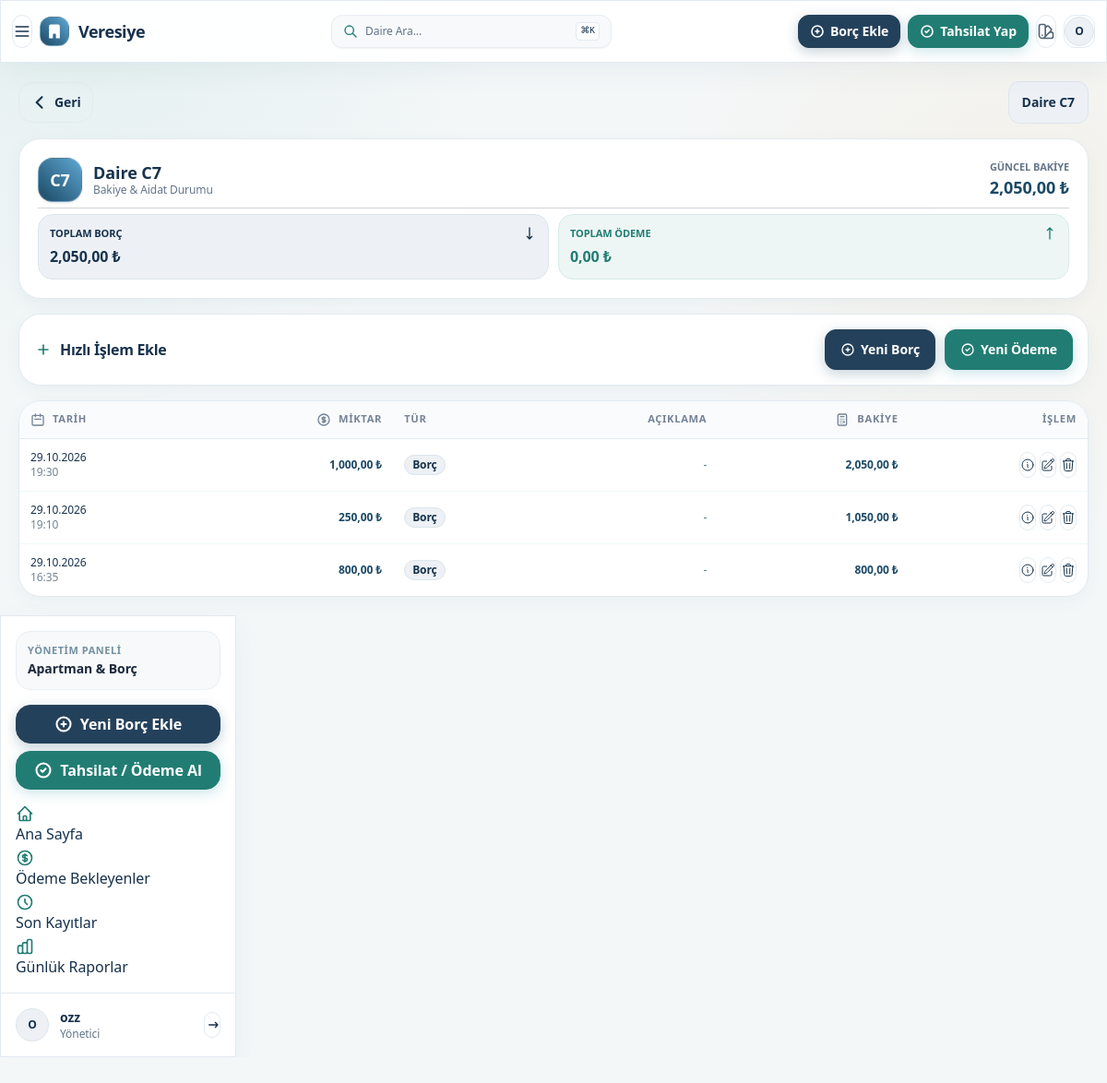
Page /apartment/C7/ (signed in) on the earlier database version.
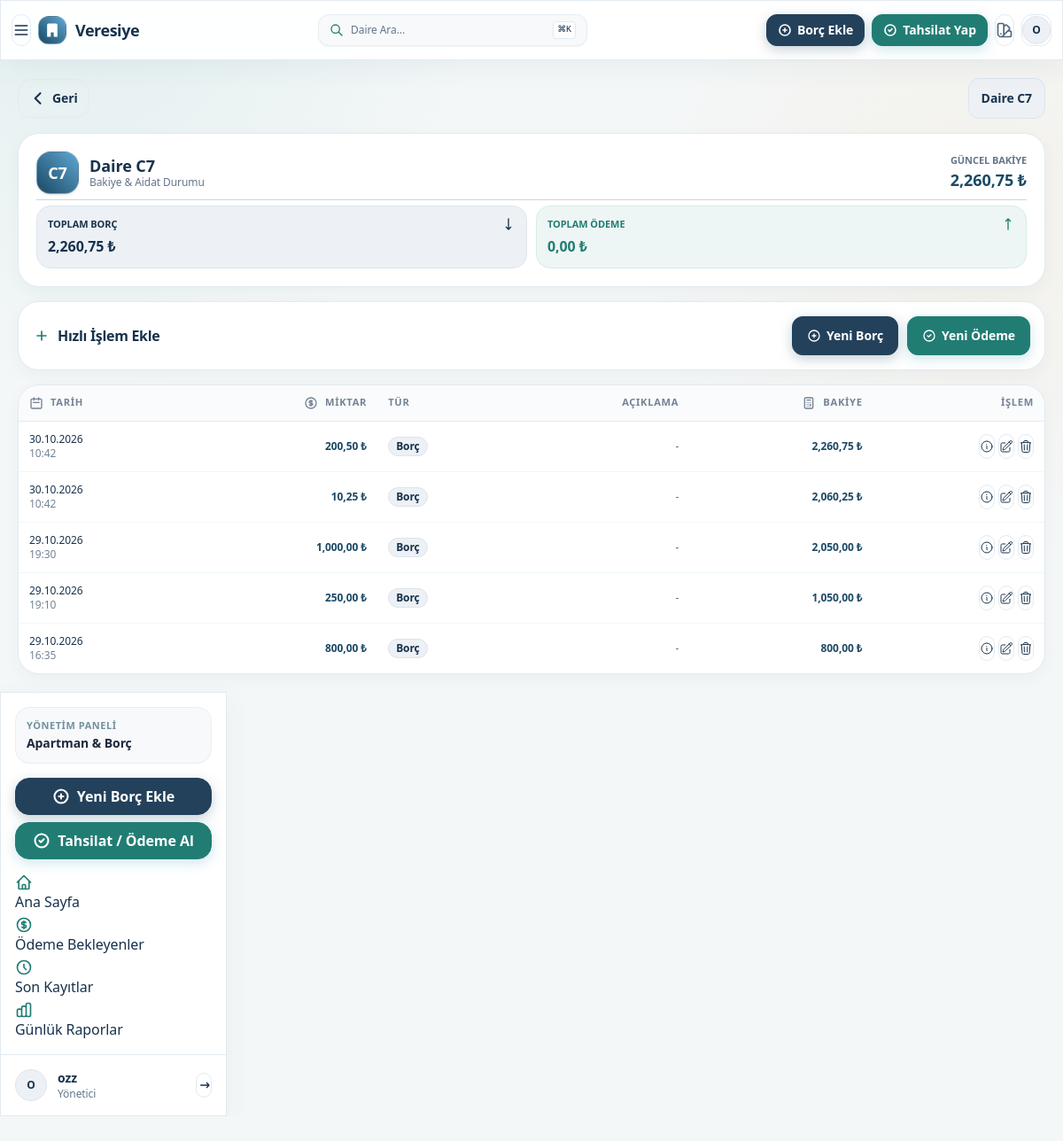
Same page on the later database version.
### main/models.py (models this page shows, shortened)
class Apartment(models.Model):
    number = models.CharField(max_length=3)
    name = models.CharField(max_length=100, blank=True, null=True)
    phone = models.CharField(max_length=20, blank=True, null=True)

class Transaction(models.Model):
    apartment = models.ForeignKey(Apartment, on_delete=models.CASCADE, related_name='transactions')
    amount = models.DecimalField(max_digits=10, decimal_places=2)
    is_debt = models.BooleanField(default=False)
    payment_method = models.CharField(max_length=50, blank=True, null=True)
    description = models.TextField(blank=True, null=True)
    date = models.DateTimeField(auto_now_add=True)
    active = models.BooleanField(default=True, blank=True, null=True)
    updated_at = models.DateTimeField(auto_now=True)
    created_by_name = models.ForeignKey(User, on_delete=models.SET_NULL, null=True, related_name='created_transactions')
    updated_by_name = models.ForeignKey(User, on_delete=models.SET_NULL, null=True, related_name='updated_transactions')
    class Meta:
        indexes = [
            models.Index(fields=['apartment', 'active', '-date']),
            models.Index(fields=['is_debt', 'active']),
            models.Index(fields=['-updated_at']),
        ]

### main/views.py (the view)
# urls.py: path('apartment/<str:apartment_number>/', views.apartment_detail, name='apartment_detail'),
@login_required
def apartment_detail(request, apartment_number):
    apartment = Apartment.objects.filter(number=apartment_number).first()
    if not apartment:
        apartment = Apartment.objects.create(number=apartment_number)
    transactions = list(Transaction.objects.filter(apartment=apartment, active=True).order_by('-date'))
    total_debt, total_payment, total_balance = get_apartment_totals(apartment)
    apartment.total_debt = total_debt
    apartment.total_payment = total_payment
    apartment.total_balance = total_balance
    running_balance = total_balance
    for transaction in transactions:
        transaction.running_balance = running_balance
        if transaction.is_debt:
            running_balance -= transaction.amount
        else:
            running_balance += transaction.amount
    context = {
        'apartment': apartment,
        'transactions': transactions,
    }
    return render(request, 'apartment_detail.html', context)

### main/views.py (called while the page is built)
def get_apartment_totals(apartment):
    totals = apartment.transactions.filter(active=True).aggregate(
        debt=Coalesce(Sum('amount', filter=Q(is_debt=True)), Value(0, output_field=DecimalField())),
        payment=Coalesce(Sum('amount', filter=Q(is_debt=False)), Value(0, output_field=DecimalField()))
    )
    total_debt = totals['debt']
    total_payment = totals['payment']
    total_balance = total_debt - total_payment
    return total_debt, total_payment, total_balance

### main/templates/apartment_detail.html (shortened to what this page needs)
{% extends "base.html" %}
{% block content %}
<div class="ui-max-w-7xl ui-mx-auto ui-space-y-4 ui-sm-space-y-6">
    <div class="ui-flex ui-items-center ui-justify-between ui-gap-2">
        <button onclick="window.history.length > 1 ? window.history.back() : window.location.href='/'"
                class="btn btn-ghost btn-sm ui-sm-btn-md ui-gap-1-5 ui-px-3 ui-rounded-2xl app-touch-active ui-text-1b4965">
            <svg xmlns="http://www.w3.org/2000/svg" class="ui-h-5 ui-w-5" fill="none" viewBox="0 0 24 24" stroke="currentColor">
                <path stroke-linecap="round" stroke-linejoin="round" stroke-width="2.5" d="M15 19l-7-7 7-7" />
            </svg>
            <span class="ui-font-bold ui-text-sm">Geri</span>
        </button>
        <div class="ui-flex ui-items-center ui-gap-2">
            <span class="badge badge-debt ui-font-black ui-px-3-5 ui-py-3 ui-text-sm ui-rounded-xl">
                Daire {{ apartment.number }}
            </span>
        </div>
    </div>
    <div id="total_stat" class="ui-w-full">{% include "partials/total.html" %}</div>
    <div class="glass-card ui-rounded-3xl ui-border ui-border-62b6cb-20 ui-shadow-xs">
        <div class="card-body ui-p-3-5 ui-sm-p-4">
            <div class="ui-flex ui-flex-col ui-sm-flex-row ui-items-stretch ui-sm-items-center ui-justify-between ui-gap-3">
                <h2 class="card-title ui-text-base ui-sm-text-lg ui-font-bold ui-flex ui-items-center ui-gap-2 ui-text-1b4965">
                    <svg xmlns="http://www.w3.org/2000/svg" class="ui-h-5 ui-w-5 ui-text-3c9cb5" fill="none" viewBox="0 0 24 24" stroke="currentColor">
                        <path stroke-linecap="round" stroke-linejoin="round" stroke-width="2" d="M12 6v6m0 0v6m0-6h6m-6 0H6" />
                    </svg>
                    Hızlı İşlem Ekle
                </h2>
                <div class="ui-grid ui-grid-cols-2 ui-gap-2-5 ui-sm-flex ui-sm-items-center">
                    <button class="btn btn-debt btn-sm ui-sm-btn-md ui-gap-1-5 ui-rounded-xl ui-shadow-xs app-touch-active ui-flex-1 ui-sm-flex-initial"
                        hx-get="{% url 'main:htmx_transaction_create' apartment_number=apartment.number transaction_type='debt' %}"
                        hx-target="body"
                        hx-swap="beforeend">
                        <svg xmlns="http://www.w3.org/2000/svg" class="ui-h-4 ui-w-4 ui-sm-h-5 ui-sm-w-5" fill="none" viewBox="0 0 24 24" stroke="currentColor">
                            <path stroke-linecap="round" stroke-linejoin="round" stroke-width="2" d="M12 9v3m0 0v3m0-3h3m-3 0H9m12 0a9 9 0 11-18 0 9 9 0 0118 0z" />
                        </svg>
                        <span>Yeni Borç</span>
                    </button>
                    <button class="btn btn-payment btn-sm ui-sm-btn-md ui-gap-1-5 ui-rounded-xl ui-shadow-xs app-touch-active ui-flex-1 ui-sm-flex-initial"
                        hx-get="{% url 'main:htmx_transaction_create' apartment_number=apartment.number transaction_type='payment' %}"
                        hx-target="body"
                        hx-swap="beforeend">
                        <svg xmlns="http://www.w3.org/2000/svg" class="ui-h-4 ui-w-4 ui-sm-h-5 ui-sm-w-5" fill="none" viewBox="0 0 24 24" stroke="currentColor">
                            <path stroke-linecap="round" stroke-linejoin="round" stroke-width="2" d="M9 12l2 2 4-4m6 2a9 9 0 11-18 0 9 9 0 0118 0z" />
                        </svg>
                        <span>Yeni Ödeme</span>
                    </button>
                </div>
            </div>
        </div>
    </div>
    <div id="transaction_table">{% include "partials/transaction_table.html" %}</div>
</div>
{% endblock content %}

### main/templates/partials/total.html
{% load humanize %}
<div class="glass-card ui-rounded-3xl ui-border ui-border-62b6cb-20 ui-shadow-sm ui-overflow-hidden">
    <div class="card-body ui-p-3-5 ui-sm-p-5">
        <div class="ui-flex ui-items-center ui-justify-between">
            <div class="ui-flex ui-items-center ui-gap-3">
                <div class="ui-w-12 ui-h-12 ui-rounded-2xl ui-bg-gradient-to-tr ui-from-1b4965 ui-to-5fa8d3 ui-text-white ui-flex ui-items-center ui-justify-center ui-font-black ui-text-lg ui-shadow-sm ui-border ui-border-white-20">
                    {{ apartment.number }}
                </div>
                <div>
                    <h2 class="ui-text-lg ui-sm-text-xl ui-font-black ui-text-1b4965 ui-leading-tight">Daire {{ apartment.number }}</h2>
                    <p class="ui-text-xs ui-text-1b4965-60 ui-font-medium">Bakiye & Aidat Durumu</p>
                </div>
            </div>
            <div class="ui-text-right">
                <span class="ui-text-11px ui-uppercase ui-font-bold ui-text-1b4965-60 ui-block">Güncel Bakiye</span>
                <span class="ui-text-lg ui-sm-text-2xl ui-font-black {% if apartment.total_balance > 0 %}text-debt{% elif apartment.total_balance < 0 %}text-payment{% else %}ui-text-1b4965{% endif %}">
                    {{ apartment.total_balance|floatformat:2|intcomma }} ₺
                </span>
            </div>
        </div>
        <div class="divider ui-my-1-5 ui-opacity-20"></div>
        <div class="ui-grid ui-grid-cols-2 ui-gap-2-5">
            <div class="ui-p-3 badge-debt ui-rounded-2xl ui-border ui-border-1b4965-20">
                <div class="ui-flex ui-items-center ui-justify-between ui-text-1b4965 ui-mb-1">
                    <span class="ui-text-11px ui-uppercase ui-font-bold">Toplam Borç</span>
                    <svg xmlns="http://www.w3.org/2000/svg" class="ui-h-4 ui-w-4" fill="none" viewBox="0 0 24 24" stroke="currentColor">
                        <path stroke-linecap="round" stroke-linejoin="round" stroke-width="2" d="M16 17l-4 4m0 0l-4-4m4 4V3" />
                    </svg>
                </div>
                <div class="ui-text-base ui-sm-text-xl ui-font-black ui-text-1b4965">
                    {{ apartment.total_debt|floatformat:2|intcomma }} ₺
                </div>
            </div>
            <div class="ui-p-3 badge-payment ui-rounded-2xl ui-border ui-border-62b6cb-30">
                <div class="ui-flex ui-items-center ui-justify-between ui-text-2d7587 ui-mb-1">
                    <span class="ui-text-11px ui-uppercase ui-font-bold">Toplam Ödeme</span>
                    <svg xmlns="http://www.w3.org/2000/svg" class="ui-h-4 ui-w-4" fill="none" viewBox="0 0 24 24" stroke="currentColor">
                        <path stroke-linecap="round" stroke-linejoin="round" stroke-width="2" d="M8 7l4-4m0 0l4 4m-4-4v18" />
                    </svg>
                </div>
                <div class="ui-text-base ui-sm-text-xl ui-font-black ui-text-2d7587">
                    {{ apartment.total_payment|floatformat:2|intcomma }} ₺
                </div>
            </div>
        </div>
    </div>
</div>

### main/templates/partials/transaction_table.html (shortened to what the changed rows need)
{% load humanize %}
<div class="glass-card ui-rounded-3xl ui-border ui-border-62b6cb-20 ui-shadow-sm ui-overflow-hidden">
    <div class="card-body ui-p-0">
        <div class="ui-overflow-x-auto">
            <table class="table ui-w-full ui-text-xs ui-sm-text-sm ui-md-text-base">
                <thead class="ui-bg-cae9ff-30 ui-font-bold ui-text-xs ui-uppercase ui-text-1b4965-70 ui-border-b ui-border-62b6cb-20">
                    <tr>
                        <th>
                            <div class="ui-flex ui-items-center ui-gap-2">
                                <svg xmlns="http://www.w3.org/2000/svg" class="ui-h-4 ui-w-4" fill="none" viewBox="0 0 24 24" stroke="currentColor">
                                    <path stroke-linecap="round" stroke-linejoin="round" stroke-width="2" d="M8 7V3m8 4V3m-9 8h10M5 21h14a2 2 0 002-2V7a2 2 0 00-2-2H5a2 2 0 00-2 2v12a2 2 0 002 2z" />
                                </svg>
                                Tarih
                            </div>
                        </th>
                        <th class="ui-text-right">
                            <div class="ui-flex ui-items-center ui-justify-end ui-gap-2">
                                Miktar
                            </div>
                        </th>
                        <th class="ui-hidden ui-lg-table-cell">Tür</th>
                        <th class="ui-text-right ui-hidden ui-lg-table-cell">Açıklama</th>
                        <th class="ui-text-right">
                            <div class="ui-flex ui-items-center ui-justify-end ui-gap-2">
                                Bakiye
                            </div>
                        </th>
                        <th class="ui-text-right">İşlem</th>
                    </tr>
                </thead>
                <tbody class="ui-divide-y ui-divide-62b6cb-10">
                    {% for transaction in transactions %}
                    <tr class="{% if not transaction.is_debt %}ui-bg-bee9e8-20{% endif %} ui-hover-bg-white-60 ui-transition-colors ui-duration-150">
                        <td>
                            <div class="ui-flex ui-flex-col ui-text-1b4965">
                                <span class="ui-font-medium">{{ transaction.date|date:"d.m.Y" }}</span>
                                <span class="ui-text-xs ui-opacity-60">{{ transaction.date|date:"H:i" }}</span>
                            </div>
                        </td>
                        <td class="ui-text-right ui-font-black {% if transaction.is_debt %}text-debt{% else %}text-payment{% endif %}">
                            {{ transaction.amount|floatformat:2|intcomma }} ₺
                        </td>
                        <td class="ui-hidden ui-lg-table-cell">
                            <div class="badge {% if transaction.is_debt %}badge-debt{% else %}badge-payment{% endif %} badge-sm ui-font-bold">
                                {% if transaction.is_debt %}Borç{% else %}Ödeme{% endif %}
                            </div>
                        </td>
                        <td class="ui-hidden ui-lg-table-cell ui-text-right ui-text-xs ui-text-1b4965-75">{{ transaction.description|default:"-" }}</td>
                        <td class="ui-font-black ui-text-right {% if transaction.running_balance > 0 %}text-debt{% elif transaction.running_balance < 0 %}text-payment{% else %}ui-text-1b4965{% endif %}">
                            {{ transaction.running_balance|floatformat:2|intcomma }} ₺
                        </td>
                        <td class="ui-text-right">
                            <div class="ui-flex ui-items-center ui-justify-end ui-gap-1">
                                <button class="btn btn-ghost btn-xs btn-circle ui-text-1b4965 tooltip"
                                    hx-get="{% url 'main:htmx_transaction_detail' transaction_id=transaction.id %}"
                                    hx-target="body"
                                    hx-swap="beforeend"
                                    data-tip="Detay">
                                </button>
                                <button class="btn btn-ghost btn-xs btn-circle ui-text-1b4965 tooltip"
                                    hx-get="{% url 'main:htmx_transaction_update' transaction_id=transaction.id transaction_type='update'%}"
                                    hx-target="body"
                                    hx-swap="beforeend"
                                    data-tip="Düzenle">
                                </button>
                                <button class="btn btn-ghost btn-xs btn-circle ui-text-1b4965 ui-hover-bg-1b4965-10 tooltip"
                                    hx-get="{% url 'main:htmx_transaction_update' transaction_id=transaction.id transaction_type='delete'%}"
                                    hx-target="body"
                                    hx-swap="beforeend"
                                    data-tip="Sil">
                                </button>
                            </div>
                        </td>
                    </tr>
                    {% endfor %}
                </tbody>
            </table>
        </div>
    </div>
</div>

Differences in the rows shown:
computed for Apartment: total_balance "2,050,00" → "2,260,75"; total_debt "2,050,00" → "2,260,75"
added Transaction: is_debt "Borç"
added Transaction: is_debt "Borç"
